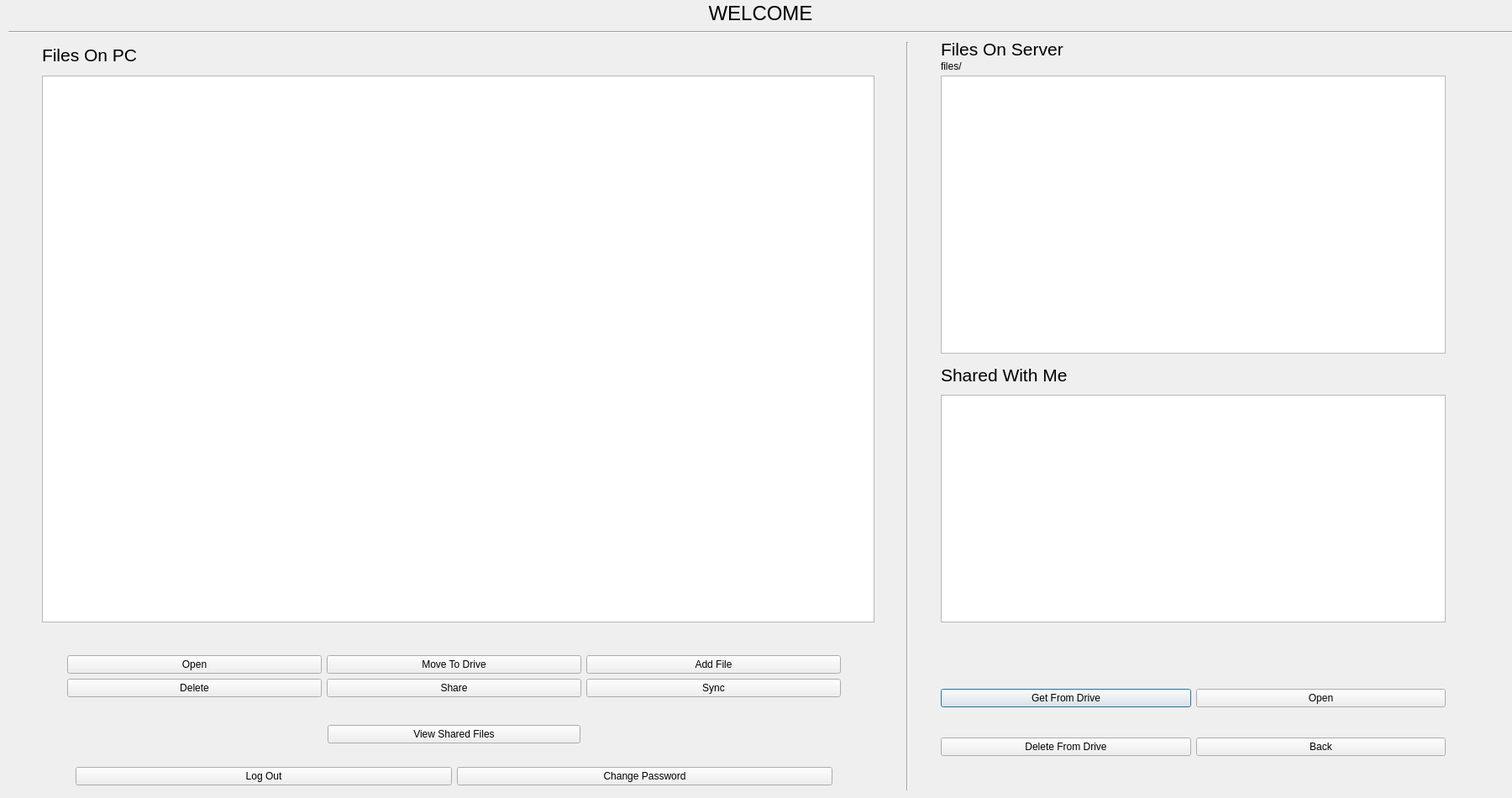
<?xml version="1.0" encoding="UTF-8"?>
<ui version="4.0">
 <class>file</class>
 <widget class="QDialog" name="file">
  <property name="geometry">
   <rect>
    <x>0</x>
    <y>0</y>
    <width>1800</width>
    <height>950</height>
   </rect>
  </property>
  <property name="windowTitle">
   <string>Dialog</string>
  </property>
  <widget class="QTreeView" name="treeView">
   <property name="geometry">
    <rect>
     <x>50</x>
     <y>90</y>
     <width>991</width>
     <height>651</height>
    </rect>
   </property>
   <property name="sizeAdjustPolicy">
    <enum>QAbstractScrollArea::AdjustToContents</enum>
   </property>
   <property name="dragEnabled">
    <bool>false</bool>
   </property>
   <property name="dragDropMode">
    <enum>QAbstractItemView::InternalMove</enum>
   </property>
   <property name="selectionMode">
    <enum>QAbstractItemView::SingleSelection</enum>
   </property>
  </widget>
  <widget class="QWidget" name="layoutWidget">
   <property name="geometry">
    <rect>
     <x>1120</x>
     <y>790</y>
     <width>601</width>
     <height>141</height>
    </rect>
   </property>
   <layout class="QHBoxLayout" name="horizontalLayout_2">
    <item>
     <layout class="QVBoxLayout" name="verticalLayout_4">
      <item>
       <widget class="QPushButton" name="GetFromDrive">
        <property name="text">
         <string>Get From Drive</string>
        </property>
       </widget>
      </item>
      <item>
       <widget class="QPushButton" name="DeleteFromDrive">
        <property name="text">
         <string>Delete From Drive</string>
        </property>
       </widget>
      </item>
     </layout>
    </item>
    <item>
     <layout class="QVBoxLayout" name="verticalLayout_5">
      <item>
       <widget class="QPushButton" name="OpenFileInDrive">
        <property name="text">
         <string>Open</string>
        </property>
       </widget>
      </item>
      <item>
       <widget class="QPushButton" name="GoingBackInDrive">
        <property name="text">
         <string>Back</string>
        </property>
       </widget>
      </item>
     </layout>
    </item>
   </layout>
  </widget>
  <widget class="QWidget" name="layoutWidget">
   <property name="geometry">
    <rect>
     <x>80</x>
     <y>750</y>
     <width>921</width>
     <height>111</height>
    </rect>
   </property>
   <layout class="QVBoxLayout" name="verticalLayout_7">
    <item>
     <layout class="QHBoxLayout" name="horizontalLayout">
      <item>
       <layout class="QVBoxLayout" name="verticalLayout_3">
        <item>
         <widget class="QPushButton" name="openfile">
          <property name="text">
           <string>Open</string>
          </property>
         </widget>
        </item>
        <item>
         <widget class="QPushButton" name="deletefile">
          <property name="text">
           <string>Delete</string>
          </property>
         </widget>
        </item>
       </layout>
      </item>
      <item>
       <layout class="QVBoxLayout" name="verticalLayout">
        <item>
         <widget class="QPushButton" name="movetodrive">
          <property name="text">
           <string>Move To Drive</string>
          </property>
         </widget>
        </item>
        <item>
         <widget class="QPushButton" name="share">
          <property name="text">
           <string>Share</string>
          </property>
         </widget>
        </item>
       </layout>
      </item>
      <item>
       <layout class="QVBoxLayout" name="verticalLayout_2">
        <item>
         <widget class="QPushButton" name="AddFileInClientSide">
          <property name="text">
           <string>Add File</string>
          </property>
         </widget>
        </item>
        <item>
         <widget class="QPushButton" name="sync">
          <property name="text">
           <string>Sync</string>
          </property>
         </widget>
        </item>
       </layout>
      </item>
     </layout>
    </item>
   </layout>
  </widget>
  <widget class="QLabel" name="filesonclientside">
   <property name="geometry">
    <rect>
     <x>50</x>
     <y>50</y>
     <width>301</width>
     <height>31</height>
    </rect>
   </property>
   <property name="font">
    <font>
     <pointsize>16</pointsize>
    </font>
   </property>
   <property name="text">
    <string>Files On PC</string>
   </property>
  </widget>
  <widget class="QLabel" name="label_2">
   <property name="geometry">
    <rect>
     <x>1120</x>
     <y>50</y>
     <width>231</width>
     <height>17</height>
    </rect>
   </property>
   <property name="font">
    <font>
     <pointsize>16</pointsize>
    </font>
   </property>
   <property name="text">
    <string>Files On Server</string>
   </property>
  </widget>
  <widget class="Line" name="line">
   <property name="geometry">
    <rect>
     <x>1070</x>
     <y>50</y>
     <width>20</width>
     <height>891</height>
    </rect>
   </property>
   <property name="orientation">
    <enum>Qt::Vertical</enum>
   </property>
  </widget>
  <widget class="Line" name="line_2">
   <property name="geometry">
    <rect>
     <x>10</x>
     <y>30</y>
     <width>1861</width>
     <height>16</height>
    </rect>
   </property>
   <property name="orientation">
    <enum>Qt::Horizontal</enum>
   </property>
  </widget>
  <widget class="QLabel" name="label_3">
   <property name="geometry">
    <rect>
     <x>20</x>
     <y>0</y>
     <width>1771</width>
     <height>31</height>
    </rect>
   </property>
   <property name="font">
    <font>
     <pointsize>18</pointsize>
    </font>
   </property>
   <property name="text">
    <string>WELCOME</string>
   </property>
   <property name="alignment">
    <set>Qt::AlignCenter</set>
   </property>
  </widget>
  <widget class="QListWidget" name="listWidget">
   <property name="geometry">
    <rect>
     <x>1120</x>
     <y>90</y>
     <width>601</width>
     <height>331</height>
    </rect>
   </property>
   <property name="selectionMode">
    <enum>QAbstractItemView::SingleSelection</enum>
   </property>
  </widget>
  <widget class="QLabel" name="label">
   <property name="geometry">
    <rect>
     <x>1120</x>
     <y>70</y>
     <width>631</width>
     <height>17</height>
    </rect>
   </property>
   <property name="text">
    <string>files/</string>
   </property>
   <property name="wordWrap">
    <bool>true</bool>
   </property>
  </widget>
  <widget class="QWidget" name="layoutWidget">
   <property name="geometry">
    <rect>
     <x>90</x>
     <y>910</y>
     <width>901</width>
     <height>29</height>
    </rect>
   </property>
   <layout class="QHBoxLayout" name="horizontalLayout_3">
    <item>
     <widget class="QPushButton" name="logout">
      <property name="text">
       <string>Log Out</string>
      </property>
     </widget>
    </item>
    <item>
     <widget class="QPushButton" name="changepassword">
      <property name="text">
       <string>Change Password</string>
      </property>
     </widget>
    </item>
   </layout>
  </widget>
  <widget class="QListWidget" name="sharedwithme">
   <property name="geometry">
    <rect>
     <x>1120</x>
     <y>470</y>
     <width>601</width>
     <height>271</height>
    </rect>
   </property>
  </widget>
  <widget class="QLabel" name="sharedwithmetext">
   <property name="geometry">
    <rect>
     <x>1120</x>
     <y>436</y>
     <width>171</width>
     <height>21</height>
    </rect>
   </property>
   <property name="font">
    <font>
     <pointsize>16</pointsize>
    </font>
   </property>
   <property name="text">
    <string>Shared With Me</string>
   </property>
  </widget>
  <widget class="QWidget" name="layoutWidget">
   <property name="geometry">
    <rect>
     <x>390</x>
     <y>860</y>
     <width>301</width>
     <height>29</height>
    </rect>
   </property>
   <layout class="QHBoxLayout" name="horizontalLayout_4">
    <item>
     <widget class="QPushButton" name="ViewSharedFiles">
      <property name="text">
       <string>View Shared Files</string>
      </property>
     </widget>
    </item>
   </layout>
  </widget>
  <zorder>layoutWidget</zorder>
  <zorder>treeView</zorder>
  <zorder>layoutWidget</zorder>
  <zorder>layoutWidget</zorder>
  <zorder>layoutWidget</zorder>
  <zorder>filesonclientside</zorder>
  <zorder>listWidget</zorder>
  <zorder>label</zorder>
  <zorder>label_2</zorder>
  <zorder>line</zorder>
  <zorder>line_2</zorder>
  <zorder>label_3</zorder>
  <zorder>sharedwithme</zorder>
  <zorder>sharedwithmetext</zorder>
 </widget>
 <resources/>
 <connections/>
</ui>
